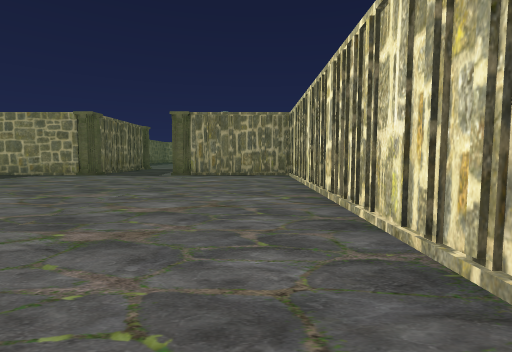
[1] (above)

16 first-person views from a walk through a 3-D level made in the Unity game engine. The camera is 1.5 m above the floor, tilts 4° down and sees 85° across. The floor is counted in squares, 2 m on a side. Each view is taken from the middle of a square. On the plan, view 1 faces up. The plan holds only what a view shows up to about 10 squares ahead; the rest is blank. The place goes on beyond the plan. The player is left out. Some surface patterns are stand-ins.

[2]
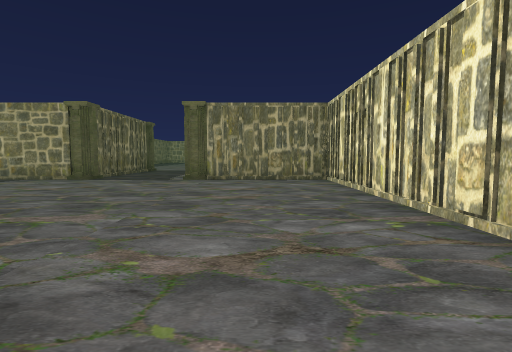

[3]
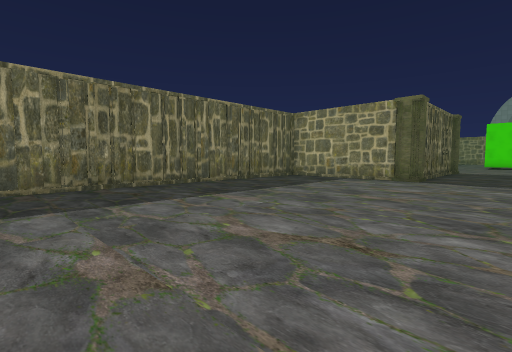

[4]
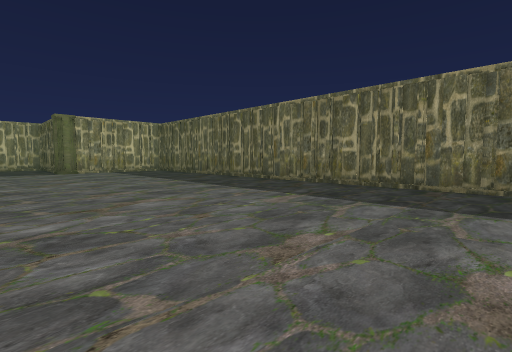

[5]
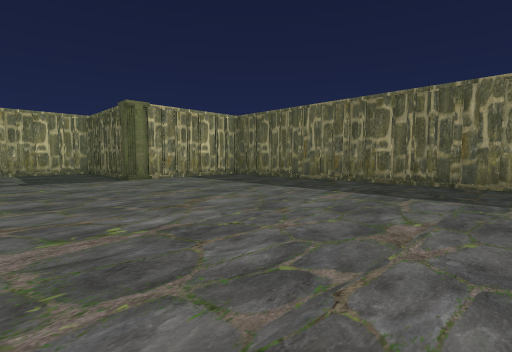

[6]
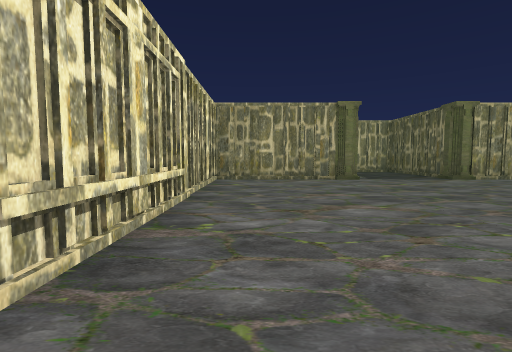

[7]
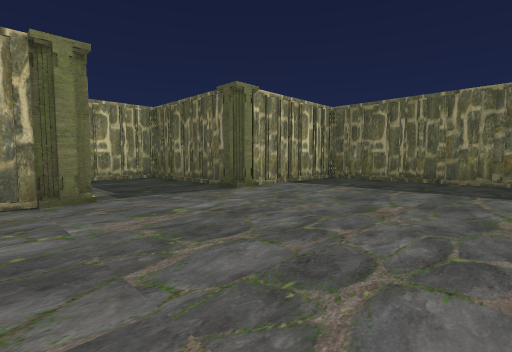

[8]
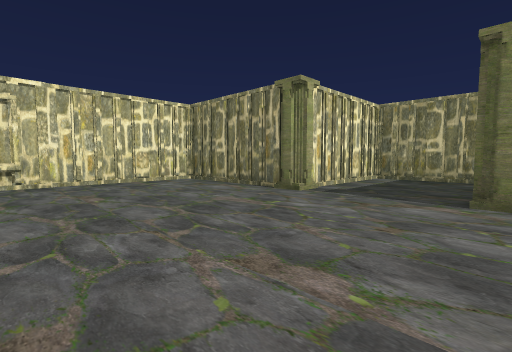

[9]
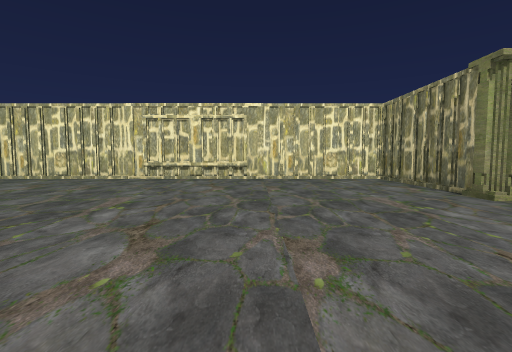

[10]
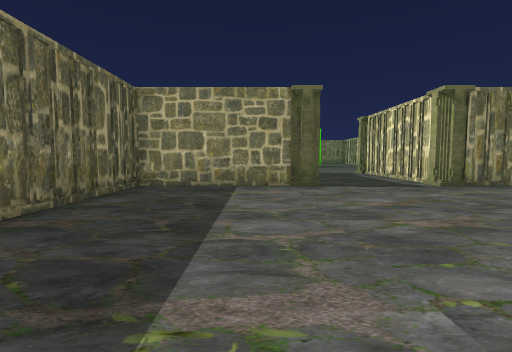

[11]
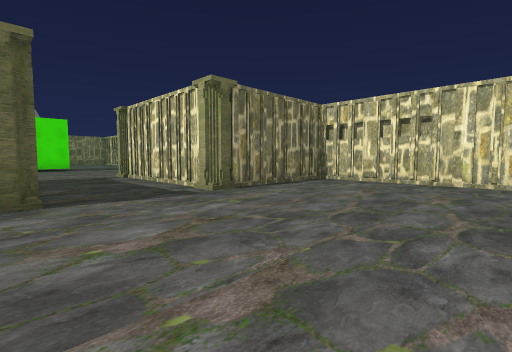

[12]
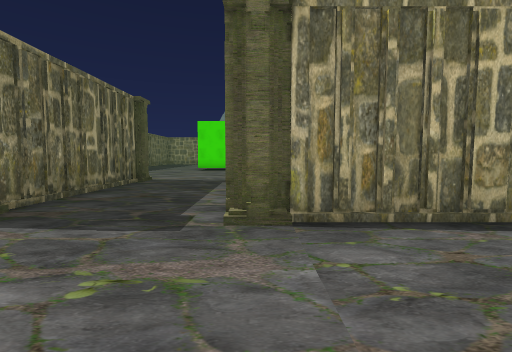

[13]
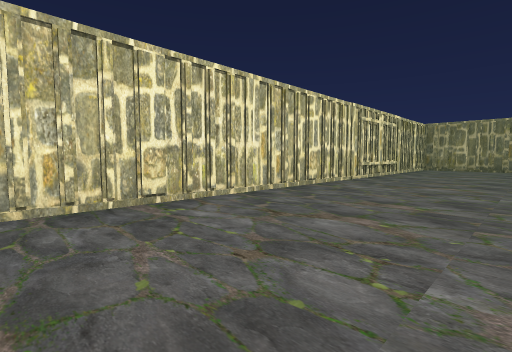

[14]
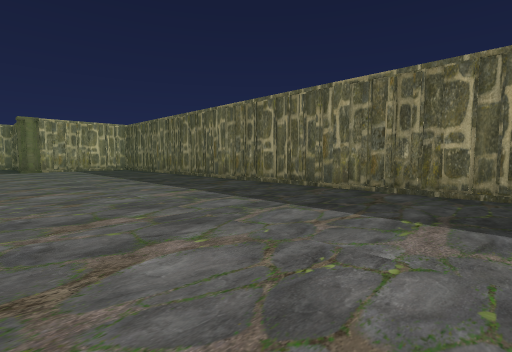

[15]
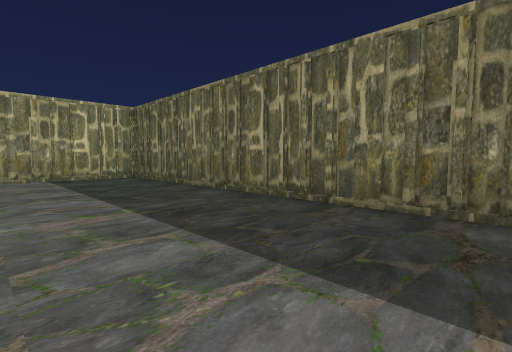

[16]
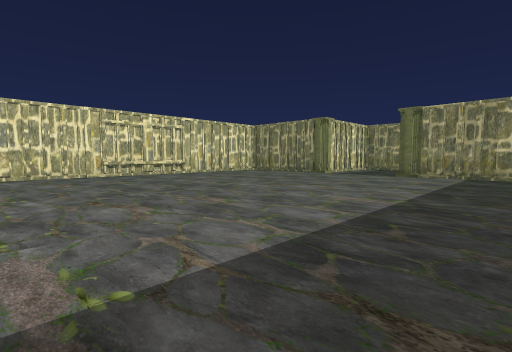

### Floor plan
Points are (right, up) in squares from view 1. A wall is a line through its corners. A room is listed if a view was taken in it or the views show most of it. See-through windows are left out.
Room 1 (views 1, 2, 3, 4, 5, 6, 7, 8, 9, 10, 11, 12, 13, 14, 15, 16)
walls: (-3.2, 11) (-3.2, 11.4); (-6.2, 11.2) (-11.1, 11.2) (-11.1, -10.2) (-6.2, -10.2); (-2.5, 11) (-3.3, 11) (-3.3, 11.8); (-3.2, 11.8) (-3.2, 16.2); (-3.3, -10.2) (1.4, -10.2) (1.4, 11.2) (-3.3, 11.2); (-6.6, -10.8) (-6.6, -14.8) (-3.2, -14.8) (-3.2, -10.8); (-3.3, -10.8) (-3.3, -10) (-2.8, -10); (-6.6, 16.5) (-6.6, 11.8)

Positions as (right, up) in squares from view 1, and headings:
1: (0, 0), facing up
2: (-1, 2), facing up
3: (-4, 2), facing up-left
4: (-4, 4), facing down-left
5: (-3, -1), facing down-left
6: (0, -1), facing down
7: (-2, -5), facing down-left
8: (-7, -5), facing down-right
9: (-8, -6), facing right
10: (-8, 4), facing up
11: (-7, 6), facing up-right
12: (-3, 8), facing up
13: (-3, 7), facing down-right
14: (-5, 6), facing down-left
15: (-7, 0), facing down-left
16: (-10, 1), facing down-right
